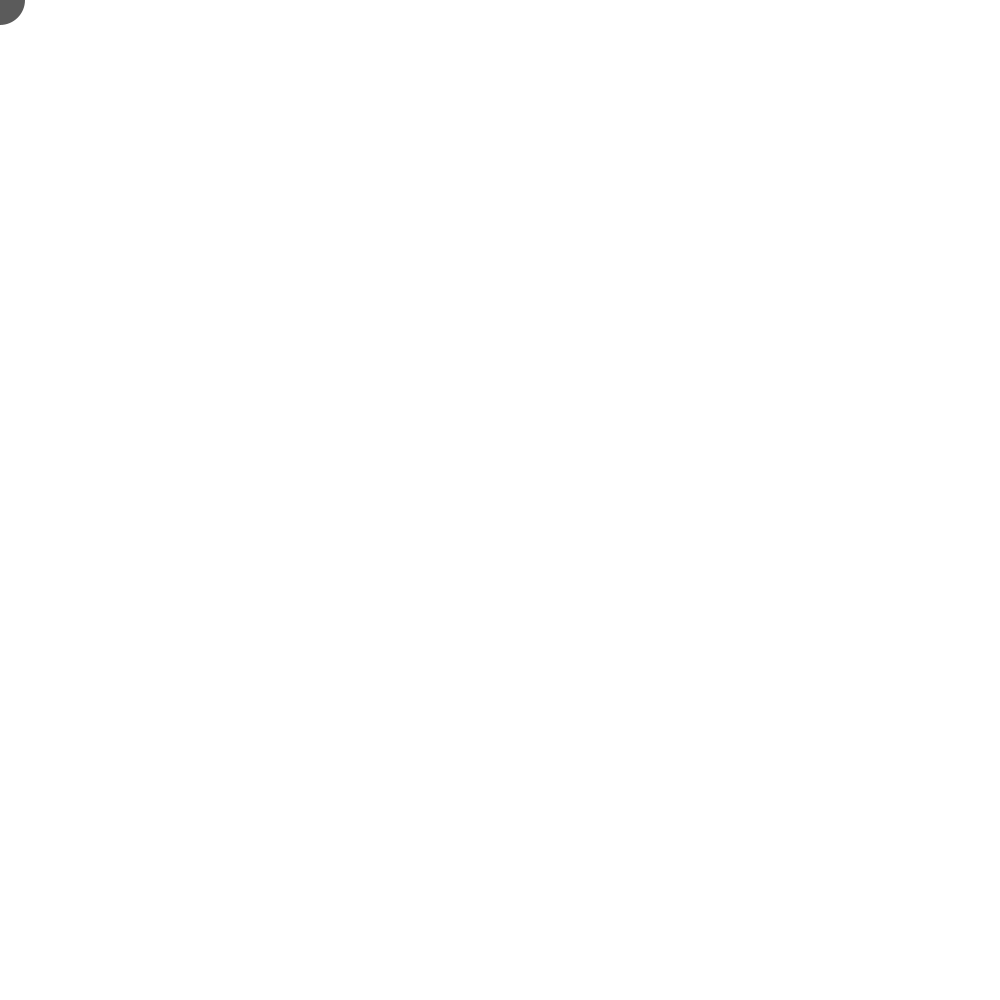
Frame 1 (no input)
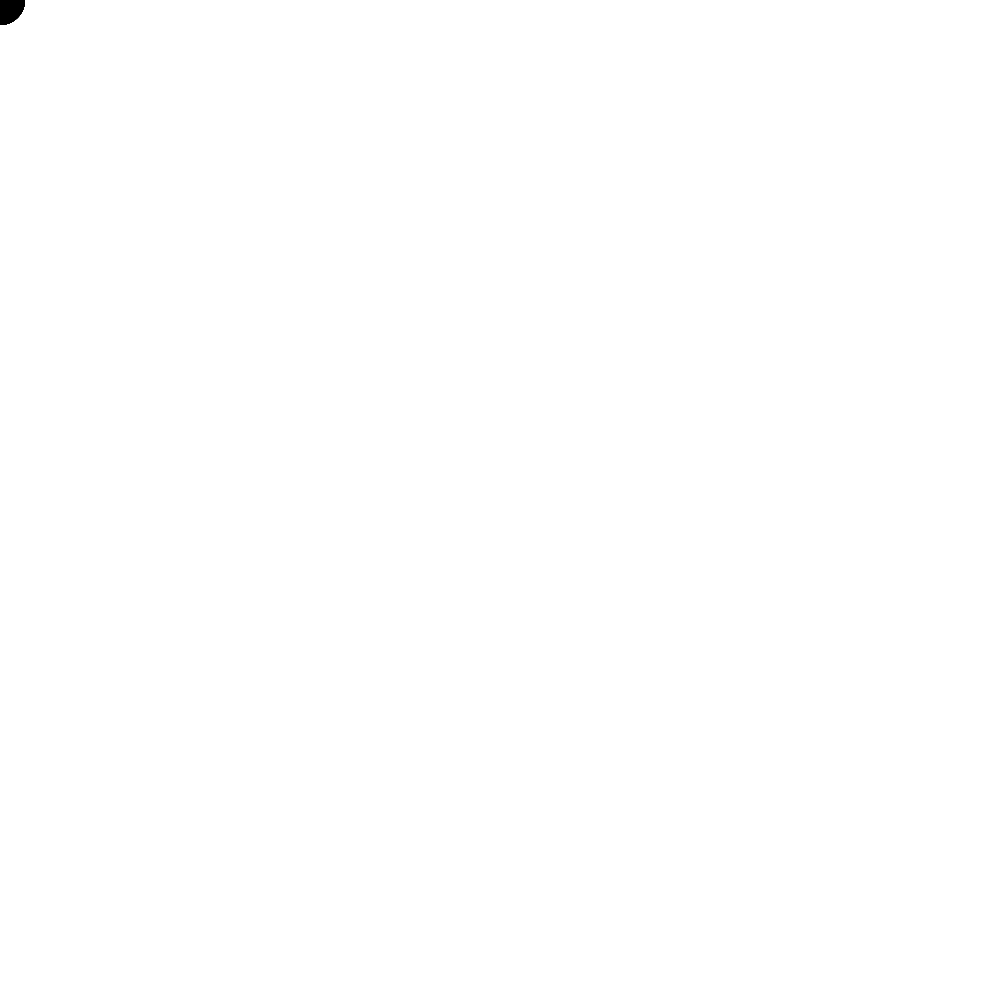
Frame 60 (the mouse pressed at the canvas centre just before this capture)
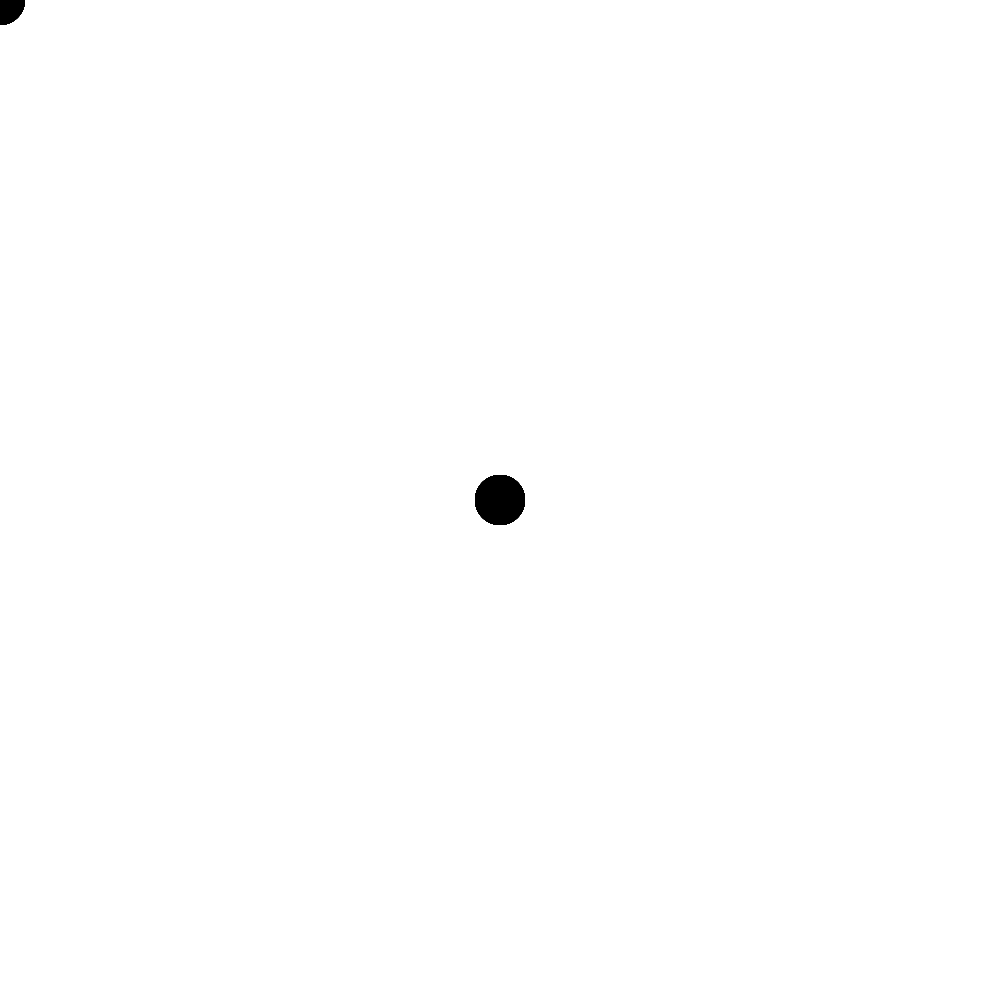
Frame 120 (the mouse held since frame 60 and released just before this capture)

The Processing sketch that drew these frames (run headless with seeded random() and noise(); from frame 60 on, the mouse is pressed at the canvas centre):

// Processing sketch: randomRGB
// ── randomRGB.pde
float red=0;
float blue=0;
float green=0;
float opacity=0;

void setup()
{
  size(1000,1000);
  background(255);
  frameRate(144);
  noStroke();
}

void draw()
{
  if(keyPressed)
  {
    switch(key)
    {
      case 'r':
        red=random(255);
        break;
      case 'b':
        blue=random(255);
        break;
      case 'g':
        green=random(255);
        break;
    }
  }
  opacity=random(255);
  fill(red,green,blue,opacity);
  circle(mouseX,mouseY,50);
}
